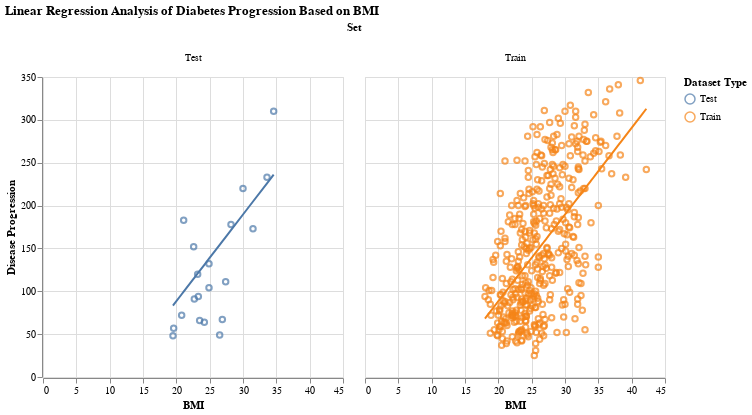

Here is the notebook cell this chart was saved with:
### Code cell
import pandas as pd
import altair as alt
from sklearn.model_selection import train_test_split
from sklearn.linear_model import LinearRegression
from sklearn.metrics import mean_squared_error, r2_score
from sklearn.preprocessing import StandardScaler

# Load the dataset
df = pd.read_csv('diabetes.tab.tsv', sep='\t')
df.rename(columns={'S1': 'TC',
                   'S2': 'LDL',
                   'S3': 'HDL',
                   'S4': 'TCH',
                   'S5': 'LTG',
                   'S6': 'GLU'
                   }, inplace=True)

# Assuming that the feature and target columns need to be specified
X = df[['BMI']]
y = df['Y']

# Split the data into training and testing sets
X_train, X_test, y_train, y_test = train_test_split(X, y, test_size=20, shuffle=False)

# Initialize and train the Linear Regression model
regressor = LinearRegression()
regressor.fit(X_train, y_train)

# Predict on the test set
y_pred = regressor.predict(X_test)

# Calculate mean squared error and coefficient of determination
mse = mean_squared_error(y_test, y_pred)
r2 = r2_score(y_test, y_pred)

print(f"Mean squared error: {mse:.2f}")
print(f"Coefficient of determination: {r2:.2f}")

# Create DataFrames for the training and test sets with predictions
train_df = pd.DataFrame({
    'BMI': X_train.squeeze(),
    'Disease Progression': y_train,
    'Set': 'Train',
    'Prediction': regressor.predict(X_train)
})

test_df = pd.DataFrame({
    'BMI': X_test.squeeze(),  # Ensure it's a 1D array if necessary
    'Disease Progression': y_test,
    'Set': 'Test',
    'Prediction': y_pred
})

# Combine the datasets
full_df = pd.concat([train_df, test_df])

# Base chart for actual data points
points = alt.Chart(full_df).mark_point().encode(
    x=alt.X('BMI', title='BMI'),
    y=alt.Y('Disease Progression', title='Disease Progression'),
    color=alt.Color('Set', legend=alt.Legend(title="Dataset Type")),
    tooltip=['BMI', 'Disease Progression', 'Set']
)

# Line chart for predictions
predictions = alt.Chart(full_df).mark_line().encode(
    x='BMI',
    y='Prediction',
    color=alt.Color('Set', legend=alt.Legend(title="Dataset Type")),
    detail='Set'
)

# Combine the points and lines into one chart
chart = alt.layer(points, predictions).facet(
    column='Set:N'
).properties(
    title="Linear Regression Analysis of Diabetes Progression Based on BMI"
)

# Display the chart
chart

### Figure 1 — Vega-Lite specification as saved in the notebook (floating-point values rounded to 4 significant figures; data arrays with more than 128 entries replaced by an {"elided": "..."} marker saying what was removed)
{"config": {"view": {"continuousWidth": 300, "continuousHeight": 300}}, "data": {"name": "data-a11f27dc2e2ea19a931ae454bb68aafe"}, "facet": {"column": {"field": "Set", "type": "nominal"}}, "spec": {"layer": [{"mark": {"type": "point"}, "encoding": {"color": {"field": "Set", "legend": {"title": "Dataset Type"}, "type": "nominal"}, "tooltip": [{"field": "BMI", "type": "quantitative"}, {"field": "Disease Progression", "type": "quantitative"}, {"field": "Set", "type": "nominal"}], "x": {"field": "BMI", "title": "BMI", "type": "quantitative"}, "y": {"field": "Disease Progression", "title": "Disease Progression", "type": "quantitative"}}}, {"mark": {"type": "line"}, "encoding": {"color": {"field": "Set", "legend": {"title": "Dataset Type"}, "type": "nominal"}, "detail": {"field": "Set", "type": "nominal"}, "x": {"field": "BMI", "type": "quantitative"}, "y": {"field": "Prediction", "type": "quantitative"}}}]}, "title": "Linear Regression Analysis of Diabetes Progression Based on BMI", "$schema": "https://vega.github.io/schema/vega-lite/v5.20.1.json", "datasets": {"data-a11f27dc2e2ea19a931ae454bb68aafe": {"elided": "442 records"}}}
